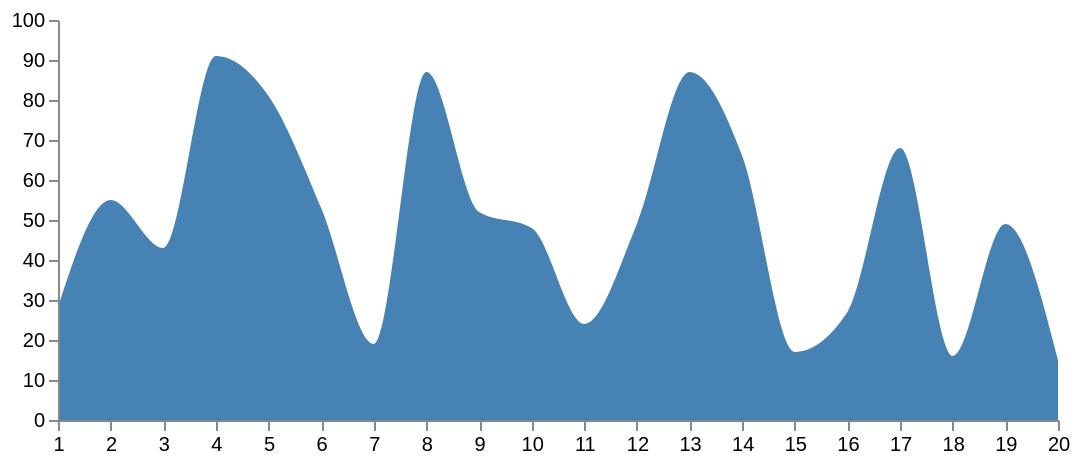

Describe this chart as a Vega-Lite specification.
### Vega specification from a JSON file in a GitHub repository (floating-point values rounded to 4 significant figures)
{"$schema": "https://vega.github.io/schema/vega/v3.1.json", "width": 500, "height": 200, "padding": 5, "signals": [{"name": "curve", "value": "monotone", "bind": {"input": "select", "options": ["basis", "cardinal", "catmull-rom", "linear", "monotone", "natural", "step", "step-after", "step-before"]}}], "data": [{"name": "table", "values": [{"u": 1, "v": 28}, {"u": 2, "v": 55}, {"u": 3, "v": 43}, {"u": 4, "v": 91}, {"u": 5, "v": 81}, {"u": 6, "v": 53}, {"u": 7, "v": 19}, {"u": 8, "v": 87}, {"u": 9, "v": 52}, {"u": 10, "v": 48}, {"u": 11, "v": 24}, {"u": 12, "v": 49}, {"u": 13, "v": 87}, {"u": 14, "v": 66}, {"u": 15, "v": 17}, {"u": 16, "v": 27}, {"u": 17, "v": 68}, {"u": 18, "v": 16}, {"u": 19, "v": 49}, {"u": 20, "v": 15}]}], "scales": [{"name": "xscale", "type": "linear", "range": "width", "zero": false, "domain": {"data": "table", "field": "u"}}, {"name": "yscale", "type": "linear", "range": "height", "nice": true, "zero": true, "domain": {"data": "table", "field": "v"}}], "axes": [{"orient": "bottom", "scale": "xscale", "tickCount": 20, "zindex": 1}, {"orient": "left", "scale": "yscale", "zindex": 1}], "marks": [{"type": "area", "from": {"data": "table"}, "encode": {"enter": {"x": {"scale": "xscale", "field": "u"}, "y": {"scale": "yscale", "field": "v"}, "y2": {"scale": "yscale", "value": 0}, "fill": {"value": "steelblue"}}, "update": {"interpolate": {"signal": "curve"}, "fillOpacity": {"value": 1}}, "hover": {"fillOpacity": {"value": 0.5}}}}]}
